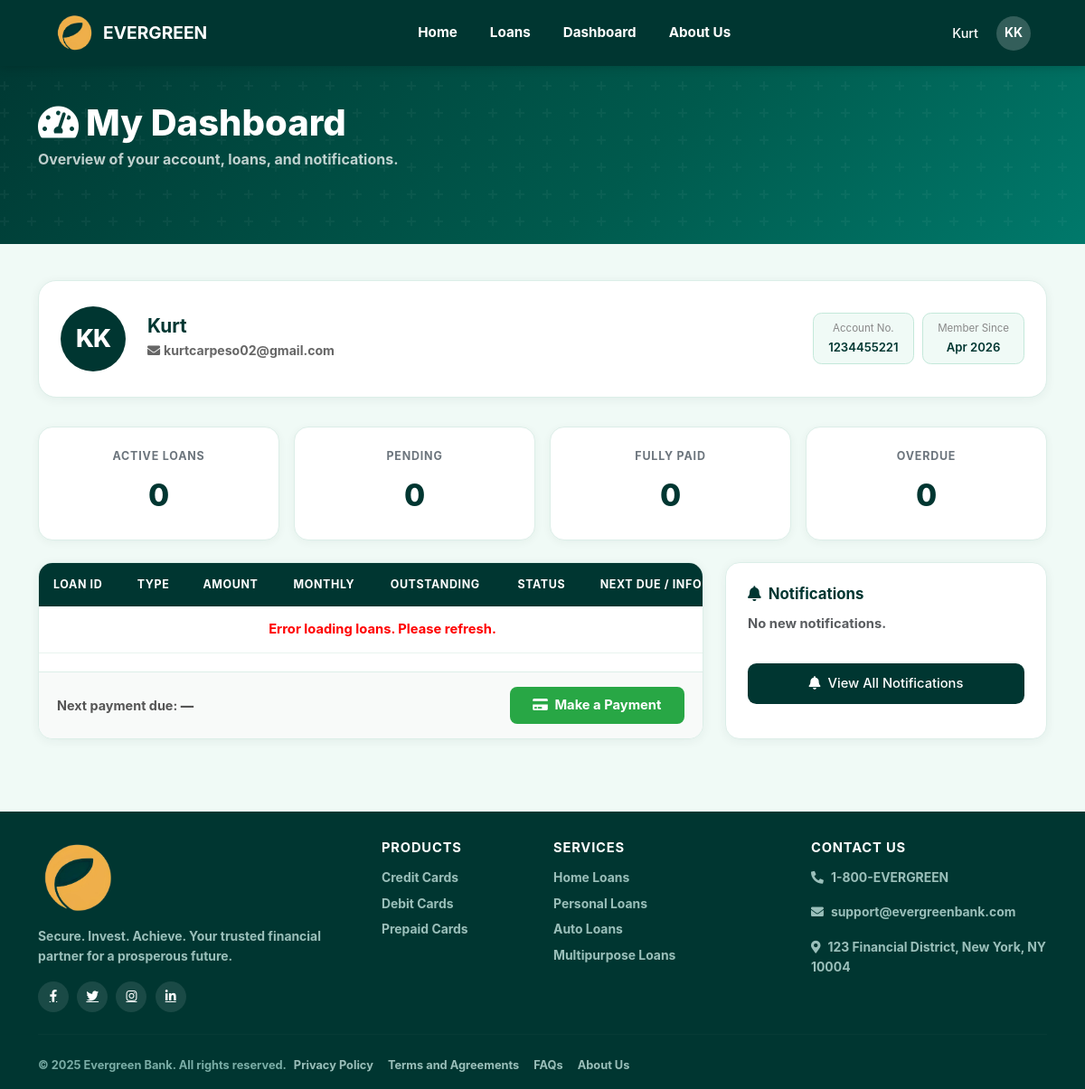
Page /Dashboard.php (signed in) on the committed database.
### tables this page shows
CREATE TABLE `users` (
  `id` int(11) NOT NULL,
  `first_name` varchar(50) DEFAULT NULL,
  `middle_name` varchar(50) DEFAULT NULL,
  `surname` varchar(50) DEFAULT NULL,
  `address` varchar(255) DEFAULT NULL,
  `province_id` int(11) DEFAULT NULL,
  `province_name` varchar(100) DEFAULT NULL,
  `municipality_id` int(11) DEFAULT NULL,
  `municipality_name` varchar(100) DEFAULT NULL,
  `barangay_id` int(11) DEFAULT NULL,
  `barangay_name` varchar(100) DEFAULT NULL,
  `birthday` date DEFAULT NULL,
  `full_name` varchar(100) DEFAULT NULL,
  `user_email` varchar(255) NOT NULL,
  `password_hash` varchar(255) NOT NULL,
  `account_number` varchar(20) DEFAULT NULL,
  `contact_number` varchar(20) DEFAULT NULL,
  `created_at` timestamp NOT NULL DEFAULT current_timestamp()
);

### Dashboard.php (the view, shortened to what this page needs)
<?php
$host   = "localhost";
$dbuser = "root";
$dbpass = "";
$dbname = "loandb";
try {
    $pdo = new PDO(
        "mysql:host=$host;dbname=$dbname;charset=utf8mb4",
        $dbuser, $dbpass,
        [PDO::ATTR_ERRMODE => PDO::ERRMODE_EXCEPTION]
    );
} catch (PDOException $e) {
    die("Database connection failed. Please contact admin.");
}
$currentUser = null;
try {
    $stmt = $pdo->prepare(
        "SELECT full_name, user_email, contact_number, account_number
         FROM users WHERE user_email = ? LIMIT 1"
    );
    $stmt->execute([$_SESSION['user_email']]);
    $currentUser = $stmt->fetch(PDO::FETCH_ASSOC);
} catch (PDOException $e) {}
$_SCHEME      = (!empty($_SERVER['HTTP_X_FORWARDED_PROTO']) ? $_SERVER['HTTP_X_FORWARDED_PROTO'] : (isset($_SERVER['HTTPS']) && $_SERVER['HTTPS'] === 'on' ? 'https' : 'http'));
$_HOST        = $_SERVER['HTTP_HOST'];
$_BASE_URL    = $_SCHEME . '://' . $_HOST . '/Evergreen-loan-main/LoanSubsystem';
$_PAYMENT_URL = $_BASE_URL . '/Payment/Payment.php';
$profileUser = $currentUser;
?>
<!DOCTYPE html>
<html lang="en">
<head>
  <link href="https://cdn.jsdelivr.net/npm/bootstrap@5.3.3/dist/css/bootstrap.min.css" rel="stylesheet">
  <link rel="stylesheet" href="https://cdnjs.cloudflare.com/ajax/libs/font-awesome/5.15.4/css/all.min.css">
  <link rel="stylesheet" href="style.css">
</head>
<body>
<?php include 'header.php'; ?>
<div class="dash-hero">
  <div class="container">
    <h1><i class="fas fa-tachometer-alt me-2"></i>My Dashboard</h1>
    <p>Overview of your account, loans, and notifications.</p>
  </div>
</div>
<div class="dashboard-wrap">
  <div class="container">
    <div class="profile-card">
      <div class="profile-avatar-lg" id="profileAvatarLg">
        <?php
          $initials = 'U';
          $fullName = $profileUser['full_name'] ?? ($_SESSION['user_name'] ?? 'User');
          if (!empty($fullName)) {
              $parts    = explode(' ', trim($fullName));
              $first    = strtoupper($parts[0][0] ?? 'U');
              $last     = strtoupper(end($parts)[0] ?? '');
              $initials = $first . $last;
          }
          echo htmlspecialchars($initials);
        ?>
      </div>
      <div class="profile-info">
        <h2><?= htmlspecialchars($profileUser['full_name'] ?? $_SESSION['user_name'] ?? 'User') ?></h2>
        <p><i class="fas fa-envelope me-1"></i><?= htmlspecialchars($profileUser['user_email'] ?? $_SESSION['user_email'] ?? '') ?></p>
      </div>
      <div class="profile-badges">
        <?php if (!empty($profileUser['account_number'])): ?>
          <div class="profile-badge"><span>Account No.</span><?= htmlspecialchars($profileUser['account_number']) ?></div>
        <?php endif; ?>
        <div class="profile-badge">
          <span>Member Since</span>
          <?= !empty($profileUser['created_at']) ? date('M Y', strtotime($profileUser['created_at'])) : date('M Y') ?>
        </div>
      </div>
    </div>
    <div class="row g-3 mb-4">
      <div class="col-3">
        <div class="stat-card">
          <p class="stat-label">Active Loans</p>
          <p class="stat-value" id="activeLoansCount">0</p>
        </div>
      </div>
      <div class="col-3">
        <div class="stat-card">
          <p class="stat-label">Pending</p>
          <p class="stat-value" id="pendingLoansCount">0</p>
        </div>
      </div>
      <div class="col-3">
        <div class="stat-card" id="statClosedCard">
          <p class="stat-label">Fully Paid</p>
          <p class="stat-value" id="closedLoansCount">0</p>
        </div>
      </div>
      <div class="col-3">
        <div class="stat-card" id="statOverdueCard">
          <p class="stat-label">Overdue</p>
          <p class="stat-value" id="overdueLoansCount">0</p>
        </div>
      </div>
    </div>
    <div class="row g-4">
      <div class="col-lg-8">
        <div class="loan-table-wrapper">
          <div class="table-scroll-wrap">
            <table class="table table-hover mb-0" id="loanTable">
              <thead>
                <tr id="loanTableHead">
                  <th>Loan ID</th>
                  <th>Type</th>
                  <th>Amount</th>
                  <th>Monthly</th>
                  <th>Outstanding</th>
                  <th>Status</th>
                  <th>Next Due / Info</th>
                </tr>
              </thead>
              <tbody id="loanTableBody">
              </tbody>
            </table>
          </div>
          <div class="loan-footer">
            <p>Next payment due: <strong id="nextPaymentDate">—</strong></p>
            <a href="<?= htmlspecialchars($_PAYMENT_URL) ?>" class="btn-payment">
              <i class="fas fa-credit-card me-1"></i> Make a Payment
            </a>
          </div>
        </div>
      </div>
      <div class="col-lg-4">
        <div class="notifications-panel">
          <h2><i class="fas fa-bell me-2"></i>Notifications</h2>
          <p id="notificationMessage" class="text-muted" style="font-size:.92rem;">No new notifications.</p>
          <button class="notification-btn" id="viewNotificationsBtn" onclick="openNotificationModal()">
            <i class="fas fa-bell me-2"></i>View All Notifications
          </button>
        </div>
      </div>
    </div>
  </div>
</div>
<footer>
  <div class="container">
    <div class="row g-4 mb-4">
      <div class="col-lg-4 col-md-6">
        <img src="pictures/logo.png" alt="Evergreen Bank" class="footer-logo">
        <p class="footer-tagline">Secure. Invest. Achieve. Your trusted financial partner for a prosperous future.</p>
        <div class="social-links mt-3">
          <a href="#"><i class="fab fa-facebook-f"></i></a>
          <a href="#"><i class="fab fa-twitter"></i></a>
          <a href="#"><i class="fab fa-instagram"></i></a>
          <a href="#"><i class="fab fa-linkedin-in"></i></a>
        </div>
      </div>
      <div class="col-lg-2 col-md-6 footer-col">
        <h3>Products</h3>
        <a href="#">Credit Cards</a>
        <a href="#">Debit Cards</a>
        <a href="#">Prepaid Cards</a>
      </div>
      <div class="col-lg-3 col-md-6 footer-col">
        <h3>Services</h3>
        <a href="#">Home Loans</a>
        <a href="#">Personal Loans</a>
        <a href="#">Auto Loans</a>
        <a href="#">Multipurpose Loans</a>
      </div>
      <div class="col-lg-3 col-md-6 footer-col">
        <h3>Contact Us</h3>
        <p style="font-size:.87rem; color:#9abfba;"><i class="fas fa-phone-alt me-2"></i>1-800-EVERGREEN</p>
        <p style="font-size:.87rem; color:#9abfba;"><i class="fas fa-envelope me-2"></i>support@evergreenbank.com</p>
        <p style="font-size:.87rem; color:#9abfba;"><i class="fas fa-map-marker-alt me-2"></i>123 Financial District, New York, NY 10004</p>
      </div>
    </div>
    <hr class="footer-divider">
    <div class="d-flex flex-wrap justify-content: space-between; align-items-center footer-bottom gap-2">
      <p class="mb-0">&copy; 2025 Evergreen Bank. All rights reserved.</p>
      <div class="d-flex flex-wrap gap-3">
        <a href="Privacy.php">Privacy Policy</a>
        <a href="Terms.php">Terms and Agreements</a>
        <a href="FAQs.php">FAQs</a>
        <a href="AboutUs.php">About Us</a>
      </div>
    </div>
  </div>
</footer>
</body>
</html>

### header.php (shortened to what this page needs)
<?php
$userInitials = 'U';
$displayName  = 'Guest';
$name = $_SESSION['user_name'] ?? $_SESSION['full_name'] ?? null;
if (!empty($name)) {
    $displayName  = $name;
    $nameParts    = explode(' ', trim($name));
    $firstInitial = strtoupper($nameParts[0][0] ?? 'U');
    $lastInitial  = strtoupper(end($nameParts)[0] ?? '');
    $userInitials = $firstInitial . $lastInitial;
}
?>
<nav id="mainNav">
    <a href="index.php" class="logo">
        <div class="logo-icon">
            <img src="pictures/logo.png" alt="Evergreen Logo">
        </div>
        <span>EVERGREEN</span>
    </a>
    <div class="nav-links">
        <a href="index.php">Home</a>
        <a href="ApplyLoan.php">Loans</a>
        <a href="Dashboard.php">Dashboard</a>
        <a href="AboutUs.php">About Us</a>
    </div>
    <div class="nav-right">
        <div class="profile-actions">
            <span class="username-profile"><?= htmlspecialchars($displayName) ?></span>
            <?php if ($displayName !== 'Guest'): ?>
                <button class="profile-btn" id="profileBtn" onclick="toggleProfileDropdown(event)" aria-expanded="false" aria-label="Account menu">
                    <div class="avatar"><?= htmlspecialchars($userInitials) ?></div>
                </button>
            <?php endif; ?>
        </div>
    </div>
</nav>

### style.css (style rules this page uses)
html { scroll-behavior: smooth; }
:root { --primary-color: #003631; --secondary-color: #FAF7EF; --accent-color: #f4b244; --text-dark: #1a3a30; --text-light: #ffffff; }
* { margin: 0; padding: 0; box-sizing: border-box; font-family: 'Inter', sans-serif; }
body { font-family: 'Inter', sans-serif; font-size: 12px; font-weight: bold; line-height: 1.6; color: var(--text-dark); margin: 0; height: 100vh; background: linear-gradient( to bottom, var(--primary-color) 0%, var(--primary-color) 50%, var(--secondary-color) 50%, var(--secondary-color) 100% ); }
* { box-sizing: border-box; }
table { width: 100%; border-collapse: collapse; text-align: left; }
th, td { padding: 10px; border-bottom: 1px solid #ddd; }
th { color: #555; font-size: 0.9rem; }
.loan-footer { display: flex; flex-direction: column; align-items: flex-start; gap: 10px; margin-top: 20px; }
@media (min-width: 480px) { .loan-footer { flex-direction: row; justify-content: space-between; align-items: center; } }
.loan-footer p { color: #444; }
footer { background-color: #064e3b; color: white; padding: 30px 0 10px; width: 100%; }
.footer-col h3 { font-size: 1rem; font-weight: bold; margin-bottom: 15px; color: white; }
.footer-col a { color: #ccc; text-decoration: none; font-size: 0.8rem; transition: color 0.2s; }
.social-links a { color: white; font-size: 1rem; margin-right: 15px; }

### header.php (style rules this page uses)
*, *::before, *::after { margin: 0; padding: 0; box-sizing: border-box; }
body { font-family: 'Segoe UI', Tahoma, Geneva, Verdana, sans-serif; overflow-x: hidden; }
nav { position: fixed; top: 0; width: 100%; background: #003631; padding: 0.85rem 5%; display: flex; justify-content: space-between; align-items: center; z-index: 1000; box-shadow: 0 2px 10px rgba(0,0,0,0.15); min-height: 64px; }
.logo { display: flex; align-items: center; gap: 0.5rem; color: white; font-size: 1.2rem; font-weight: bold; text-decoration: none; flex-shrink: 0; }
.logo-icon { width: 46px; height: 46px; background: transparent; border-radius: 50%; display: flex; align-items: center; justify-content: center; overflow: hidden; flex-shrink: 0; }
.logo-icon img { width: 100%; height: 100%; object-fit: contain; object-position: center; display: block; border-radius: 50%; }
.nav-links { display: flex; gap: 0.25rem; align-items: center; }
.nav-links a { color: white; text-decoration: none; padding: 0.5rem 1rem; font-size: 0.95rem; transition: color 0.3s; position: relative; white-space: nowrap; }
.nav-links a::after { content: ''; position: absolute; bottom: -3px; left: 1rem; right: 1rem; height: 2px; background-color: #F1B24A; width: 0; transition: width 0.3s ease; }
.nav-right { display: flex; align-items: center; gap: 0.75rem; }
.profile-actions { display: flex; align-items: center; gap: 0.5rem; position: relative; }
.username-profile { background: transparent; color: #FFFFFF; text-decoration: none; display: flex; align-items: center; padding: 0.4rem 0.75rem; border-radius: 5px; font-weight: 500; font-size: 0.9rem; white-space: nowrap; overflow: hidden; text-overflow: ellipsis; max-width: 300px; }
.profile-btn { width: 38px; height: 38px; background: transparent; border: none; padding: 0; cursor: pointer; border-radius: 50%; display: flex; align-items: center; justify-content: center; transition: opacity 0.2s ease; flex-shrink: 0; }
.avatar { width: 38px; height: 38px; border-radius: 50%; background-color: rgba(255,255,255,0.2); display: flex; align-items: center; justify-content: center; color: white; font-weight: bold; font-size: 14px; cursor: pointer; transition: opacity 0.2s ease; flex-shrink: 0; }

### rows in the picture
users: full_name "KK", full_name "Kurt", user_email "kurtcarpeso02@gmail.com", account_number "1234455221"

### other values in the picture
$displayName "Kurt"
$userInitials "KK"
